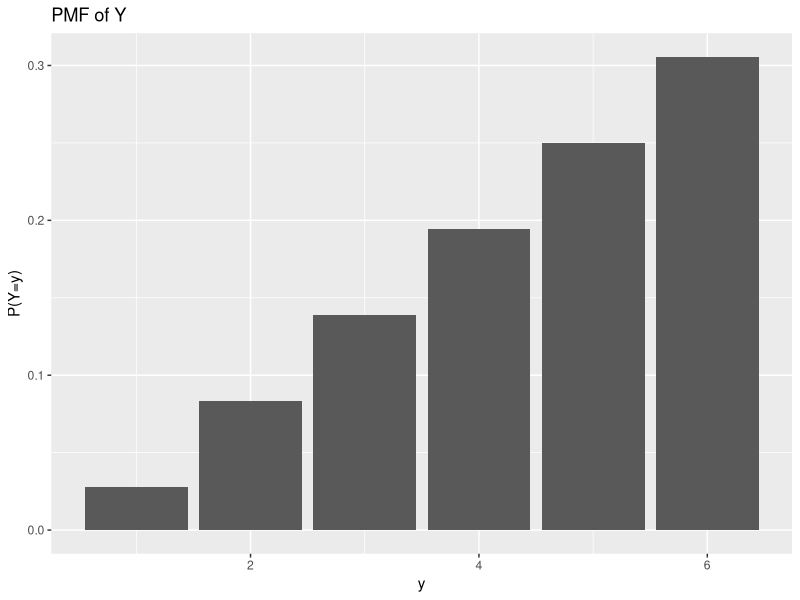
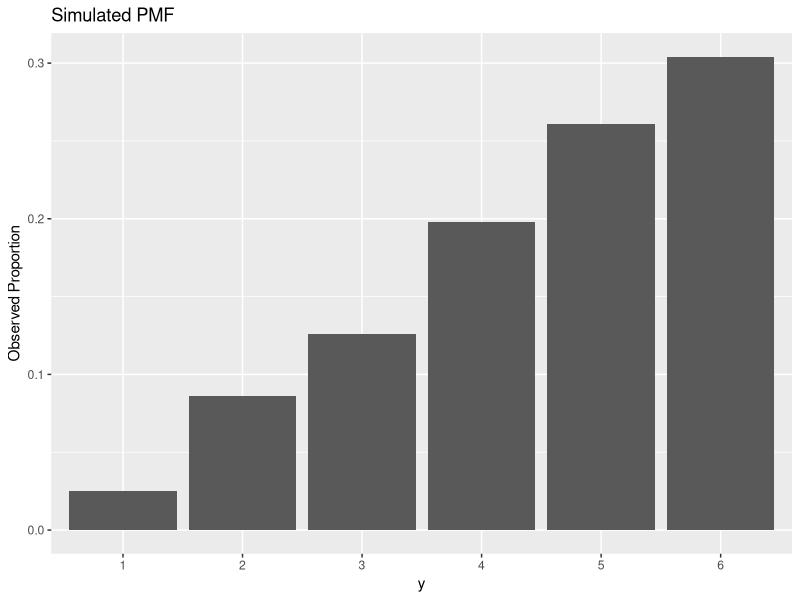

Source code (R) for these figures, in order:
## ---- chunk 1
MaxRoll <- 1:6
MaxRoll
Probability <- c(1/36,3/36,5/36,7/36,9/36,11/36)
df <- data.frame(x=MaxRoll,y=Probability)
df

EY <- 1*(1/36)+2*(3/36)+3*(5/36)+4*(7/36)+5*(9/36)+6*(11/36)
EY

VarianceY <- (1-EY)^2*(1/36)+(2-EY)^2*3/36+(3-EY)^2*5/36+(4-EY)^2*7/36+(5-EY)^2*9/36+(6-EY)^2*11/36
VarianceY

SD <- (VarianceY)^(1/2)  
SD
## ---- chunk 2
library(ggplot2)
y <- 1:6
py <- c(1/36,3/36,5/36,7/36,9/36,11/36)
dd <- data.frame(y=y,probs = py)
ggplot(aes(x=y,y=probs),data=dd) + geom_bar(stat='identity') + ylab('P(Y=y)') + ggtitle('PMF of Y')
## ---- chunk 3
EY

EZ <- 2*(EY)+1
EZ
VarianceZ <- (3-EZ)^2*1/36+(5-EZ)^2*3/36+(7-EZ)^2*5/36+(9-EZ)^2*7/36+(11-EZ)^2*9/36+(13-EZ)^2*11/36
VarianceZ
## ---- chunk 4

one.Y <- function() {
  sample.space <- c(1,2,3,4,5,6)
  first.roll <- sample(sample.space,1,replace=TRUE)
  second.roll <- sample(sample.space,1,replace=TRUE)
  max.roll=max(first.roll,second.roll)
  return(max.roll)
}
one.Y()
one.Y()
one.Y()
## ---- chunk 5
many.Y <- replicate(1000,one.Y())
## ---- chunk 6
df <- data.frame(x=as.factor(many.Y))
library(ggplot2)
ggplot(aes(x=as.factor(many.Y)),data=df) + geom_bar(aes(y=(..count..)/(sum(..count..)))) + ylab('Observed Proportion') + xlab('y') + ggtitle('Simulated PMF')
## ---- chunk 7
Mu <- mean(many.Y)
Mu
## ---- chunk 8
Sigma2 <- var(many.Y)
Sigma2
## ---- chunk 9
SD <- Sigma2^(1/2)
SD
## ---- chunk 10
one.Z <- function() {
  sample.space1 <- c(3,5,7,9,11,13)
  first.roll1 <- sample(sample.space1,1,replace=TRUE)
  second.roll1 <- sample(sample.space1,1,replace=TRUE)
  max.roll1=max(first.roll1,second.roll1)
  return(max.roll1)
}
one.Z()
one.Z()
one.Z()
many.Z <- replicate(1000,one.Z())
## ---- chunk 11
mean(many.Z)
## ---- chunk 12
var(many.Z)
